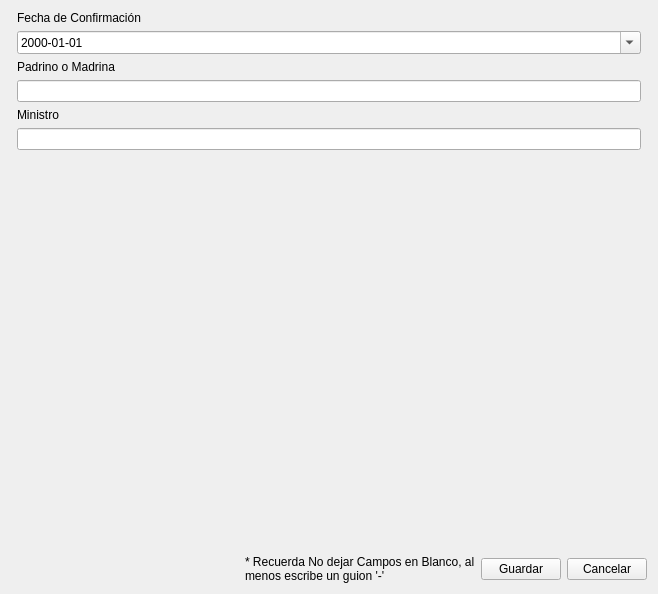
<?xml version="1.0" encoding="UTF-8"?>
<ui version="4.0">
 <class>ConfirmationNewPersonWidg</class>
 <widget class="QWidget" name="ConfirmationNewPersonWidg">
  <property name="geometry">
   <rect>
    <x>0</x>
    <y>0</y>
    <width>658</width>
    <height>594</height>
   </rect>
  </property>
  <property name="minimumSize">
   <size>
    <width>658</width>
    <height>594</height>
   </size>
  </property>
  <property name="windowTitle">
   <string>Form</string>
  </property>
  <layout class="QHBoxLayout" name="horizontalLayout_2">
   <item>
    <widget class="CommonWidget" name="commonWidget" native="true"/>
   </item>
   <item>
    <layout class="QVBoxLayout" name="verticalLayout">
     <item>
      <layout class="QGridLayout" name="gridLayout">
       <item row="0" column="0">
        <widget class="QLabel" name="label">
         <property name="text">
          <string>Fecha de Confirmación</string>
         </property>
        </widget>
       </item>
       <item row="1" column="0">
        <widget class="QDateEdit" name="confirmationDate">
         <property name="displayFormat">
          <string>yyyy-MM-dd</string>
         </property>
         <property name="calendarPopup">
          <bool>true</bool>
         </property>
         <property name="date">
          <date>
           <year>2000</year>
           <month>1</month>
           <day>1</day>
          </date>
         </property>
        </widget>
       </item>
       <item row="2" column="0">
        <widget class="QLabel" name="label_2">
         <property name="text">
          <string>Padrino o Madrina</string>
         </property>
        </widget>
       </item>
       <item row="3" column="0">
        <widget class="QLineEdit" name="godFaOrMother"/>
       </item>
       <item row="4" column="0">
        <widget class="QLabel" name="label_3">
         <property name="text">
          <string>Ministro</string>
         </property>
        </widget>
       </item>
       <item row="5" column="0">
        <widget class="QLineEdit" name="minister"/>
       </item>
       <item row="0" column="1" rowspan="6">
        <widget class="QLabel" name="label_5">
         <property name="text">
          <string>&lt;html&gt;&lt;head/&gt;&lt;body&gt;&lt;p&gt;&lt;img src=&quot;:/Images/confirmation_image.svg&quot;/&gt;&lt;/p&gt;&lt;/body&gt;&lt;/html&gt;</string>
         </property>
        </widget>
       </item>
      </layout>
     </item>
     <item>
      <spacer name="verticalSpacer">
       <property name="orientation">
        <enum>Qt::Vertical</enum>
       </property>
       <property name="sizeHint" stdset="0">
        <size>
         <width>20</width>
         <height>40</height>
        </size>
       </property>
      </spacer>
     </item>
     <item>
      <layout class="QHBoxLayout" name="horizontalLayout">
       <item>
        <spacer name="horizontalSpacer">
         <property name="orientation">
          <enum>Qt::Horizontal</enum>
         </property>
         <property name="sizeHint" stdset="0">
          <size>
           <width>40</width>
           <height>20</height>
          </size>
         </property>
        </spacer>
       </item>
       <item>
        <widget class="QLabel" name="label_4">
         <property name="text">
          <string>* Recuerda No dejar Campos en Blanco, al
menos escribe un guion '-'</string>
         </property>
        </widget>
       </item>
       <item>
        <widget class="QPushButton" name="pushButton">
         <property name="text">
          <string>Guardar</string>
         </property>
        </widget>
       </item>
       <item>
        <widget class="QPushButton" name="cancelBtn">
         <property name="text">
          <string>Cancelar</string>
         </property>
        </widget>
       </item>
      </layout>
     </item>
    </layout>
   </item>
  </layout>
 </widget>
 <customwidgets>
  <customwidget>
   <class>CommonWidget</class>
   <extends>QWidget</extends>
   <header location="global">PeopleList\PersonWidgets\CommonWidget/commonwidget.h</header>
   <container>1</container>
  </customwidget>
 </customwidgets>
 <resources/>
 <connections/>
</ui>
